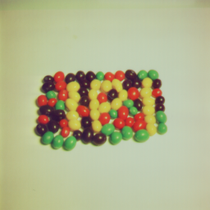
%> input picture tdt4195/2016/img1/images/4.1.07-jelly-beans.tiff, 210 x 210 px, shrunk from 256 x 256 before the run
$ octave assignment1.m   (GNU Octave 9; MATLAB toolbox functions it lacks are replaced by stand-ins)
%> lines starting %> are read from the running program, lines starting %| are printed output that depends on the picture
### tdt4195/2016/img1/conv3.m
function [ out ] = conv3( input, kernel )

for i = length(kernel) : length(input) - (length(kernel)-1)
    for j = (length(kernel)-1) : length(input) - (length(kernel)-1)
        submat = input(i:i + (length(kernel)-1), j:j + (length(kernel)-1));
        res = submat(:) .* kernel(:);
        out(i, j) = sum(res);
    end
end

end

### tdt4195/2016/img1/assignment1.m
%% Reset everything and load images
clear all; close all, clc;

img1 = im2double(imread('images/4.1.07-jelly-beans.tiff'));
img2 = im2double(imread('images/5.2.09-aerial.tiff'));
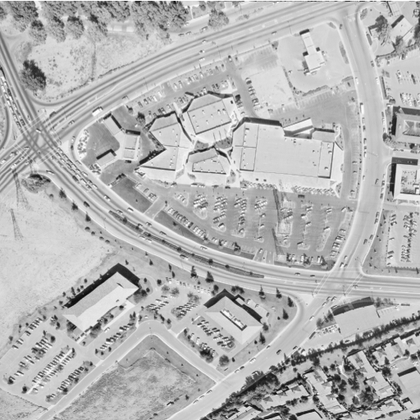
%> input picture tdt4195/2016/img1/images/5.2.09-aerial.tiff, 420 x 420 px, shrunk from 512 x 512 before the run
%> img2: size 420x420 double; min 0.00392, max 1, mean 0.708

%% Task 1: Grayscale conversion

R = img1(:,:,1);
G = img1(:,:,2);
B = img1(:,:,3);

gray1 = (R+G+B)/3;
gray2 = 0.2126*R + 0.7152*G + 0.0722*B;

figure('Name','Task 1: Grayscale conversion','NumberTitle','Off');
subplot(3,2,1);
imshow(img1);
title('Original RGB image');
subplot(3,2,2);
hist(img1);
%> (this line was passed over: hist is not available in this run)
title('Original RGB image');
subplot(3,2,3);
imshow(gray1);
title('Average grayscale conversion');
subplot(3,2,4);
imhist(gray1);
title('Average grayscale conversion');
subplot(3,2,5);
imshow(gray2);
title('Weighted grayscale conversion');
subplot(3,2,6);
imhist(gray2);
title('Weighted grayscale conversion');

% The weighted conversion is more appealing and less muted than the averaged one.


%% Task 2a: Intensity Transformations

% Negative inversion
inv1 = 1 - img2;

figure('Name','Task 2a: Intensity Transformations','NumberTitle','Off');
subplot(2,2,1);
imshow(img2);
title('Original grayscale image');
subplot(2,2,2);
imhist(img2);
title('Original grayscale image');
subplot(2,2,3);
imshow(inv1);
title('Inverted grayscale image');
subplot(2,2,4);
imhist(inv1);
title('Inverted grayscale image');


%% Task 2b: Intensity Transformations

c = 1; g1 = -0.5; g2 = 0.5; g3 = 1; g4 = 2;
gamma1 = c * img2 .^ g1;
gamma2 = c * img2 .^ g2;
gamma3 = c * img2 .^ g3;
gamma4 = c * img2 .^ g4;

figure('Name','Task 2b: Intensity Transformations','NumberTitle','Off');
subplot(4,2,1);
imshow(gamma1);
title('\gamma = -0.5');
subplot(4,2,2);
imhist(gamma1);
title('\gamma = -0.5');

subplot(4,2,3);
imshow(gamma2);
title('\gamma = 0.5');
subplot(4,2,4);
imhist(gamma2);
title('\gamma = 0.5');

subplot(4,2,5);
imshow(gamma3);
title('\gamma = 1.0');
subplot(4,2,6);
imhist(gamma3);
title('\gamma = 1.0');

subplot(4,2,7);
imshow(gamma4);
title('\gamma = 2.0');
subplot(4,2,8);
imhist(gamma4);
title('\gamma = 2.0');
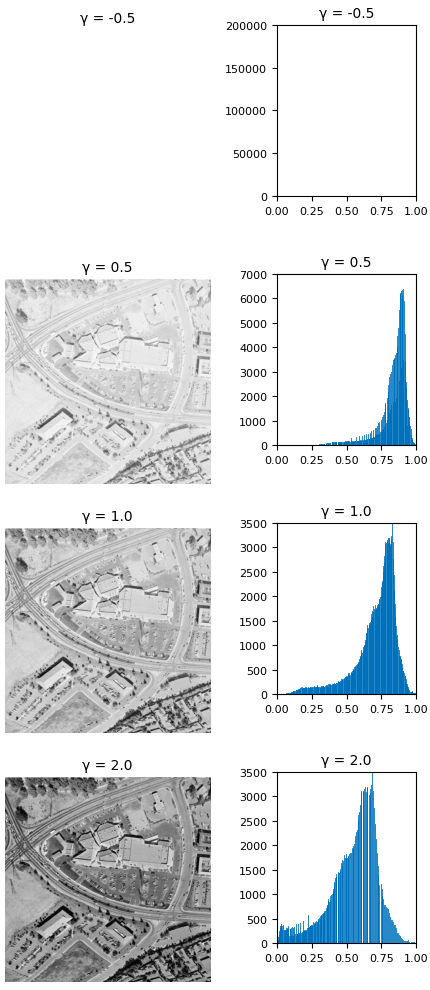
%> figure redrawn from the program's plot data, 8 panels


%% Task 3
% Kernels
gauss = 1/256*[1 4 6 4 1; 4 16 24 16 4; 6 24 36 24 6; 4 16 24 16 4; 1 4 6 4 1];
avg = 1/9 * ones(3);

% See conv3.m for the convolution function


%% Task 3a: Spatial Convolution
img2_gauss = conv3(img2, gauss);

figure('Name','Task 3a: Spatial Convolution','NumberTitle','Off');
subplot(2,2,1);
imshow(img2);
title('Original grayscale image');
subplot(2,2,2);
imhist(img2);
title('Original grayscale image');
subplot(2,2,3);
imshow(img2_gauss);
title('Gaussian convoluted image');
subplot(2,2,4);
imhist(img2_gauss);
title('Gaussian convoluted image');
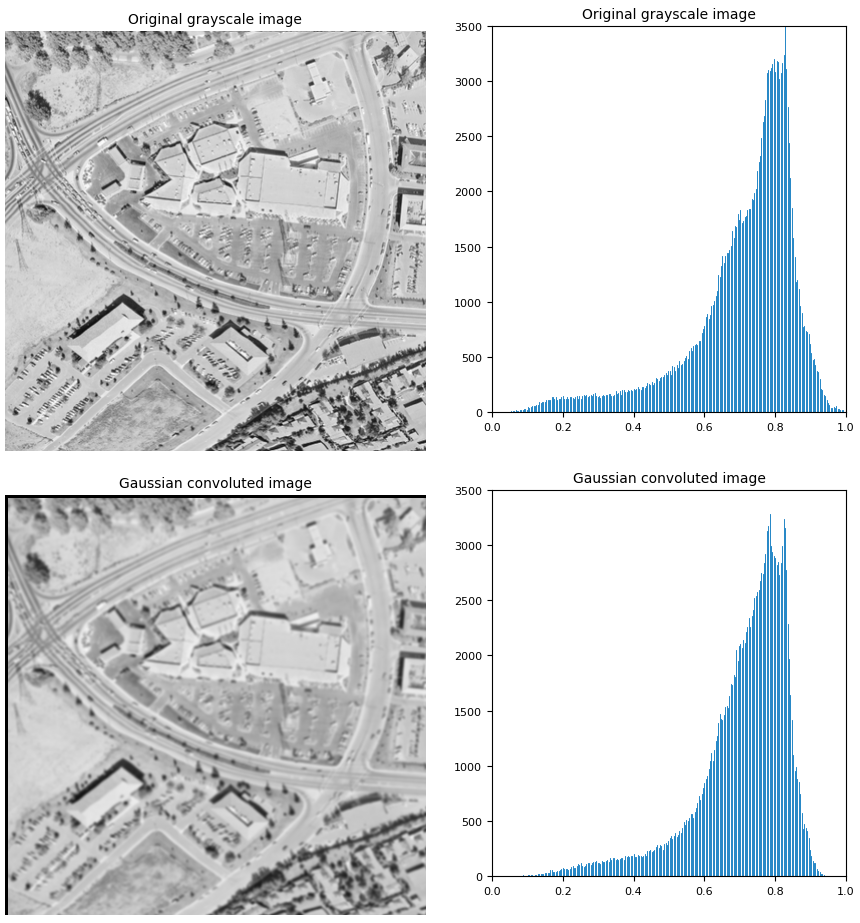
%> figure redrawn from the program's plot data, 4 panels


%% Task 3b: Convolve Colour Image

R_gauss = conv3(R, gauss);
G_gauss = conv3(G, gauss);
B_gauss = conv3(B, gauss);
%> after the loop in conv3 (call 4), `for i = length(kernel) : length(input) - (length(kernel)-1)`:
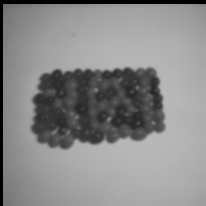
%> out: size 206x206 double; min 0, max 0.723, mean 0.54

img1_gauss = cat(3, R_gauss, G_gauss, B_gauss);

figure('Name','Task 3b: Convolve Colour Image','NumberTitle','Off');
subplot(2,2,1);
imshow(img1);
title('Original RGB image');
subplot(2,2,2);
hist(img1);
%> (this line was passed over: hist is not available in this run)
title('Original RGB image');
subplot(2,2,3);
imshow(img1_gauss);
title('Gaussian convoluted RGB image');
subplot(2,2,4);
hist(img1_gauss);
%> (this line was passed over: hist is not available in this run)
title('Gaussian convoluted RGB image');


%% Task 3c: Sobel Operators
s_x = [-1 0 1; -2 0 2; -1 0 1];
s_y = [1 2 1; 0 0 0; -1 -2 -1];

img2_s_x = conv3(img2, s_x);
img2_s_y = conv3(img2, s_y);
%> call 6 of conv3, with kernel = [1 2 1; 0 0 0; -1 -2 -1]
%> after the loop in conv3 (call 6), `for i = length(kernel) : length(input) - (length(kernel)-1)`:
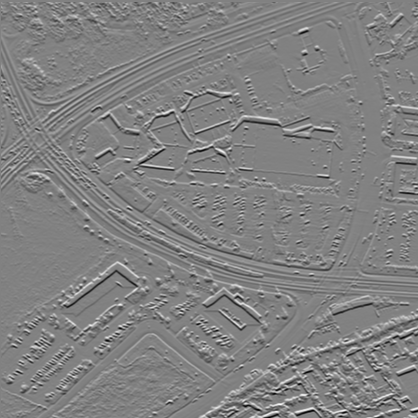
%> out: size 418x418 double; min -3.09, max 2.99, mean 9.98e-05; drawn with min black and max white
img2_grad = sqrt(img2_s_x.^2 + img2_s_y.^2);
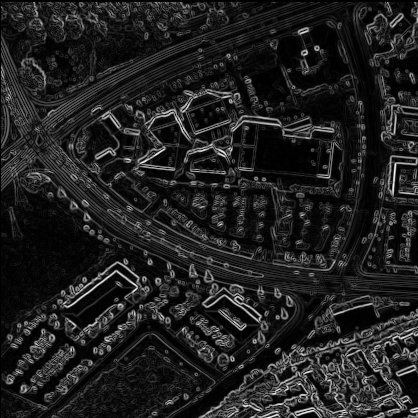
%> img2_grad: size 418x418 double; min 0, max 3.24, mean 0.421; drawn with min black and max white

figure('Name','Task 3c: Sobel Operators','NumberTitle','Off');
subplot(2,2,1);
imshow(img2);
title('Original grayscale image');
subplot(2,2,2);
imshow(img2_s_x);
title('Sobel x direction');
subplot(2,2,3);
imshow(img2_s_y);
title('Sobel y direction');
subplot(2,2,4);
imshow(img2_grad);
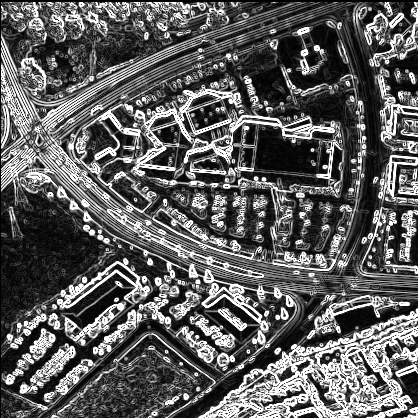
%> displayed picture: size 418x418, on the screen's scale of 0 to 255; min 0, max 255, mean 94.2
title('Magnitude of gradient');

% The magnitude of gradient tells us how much of a change there is in the
% image.
